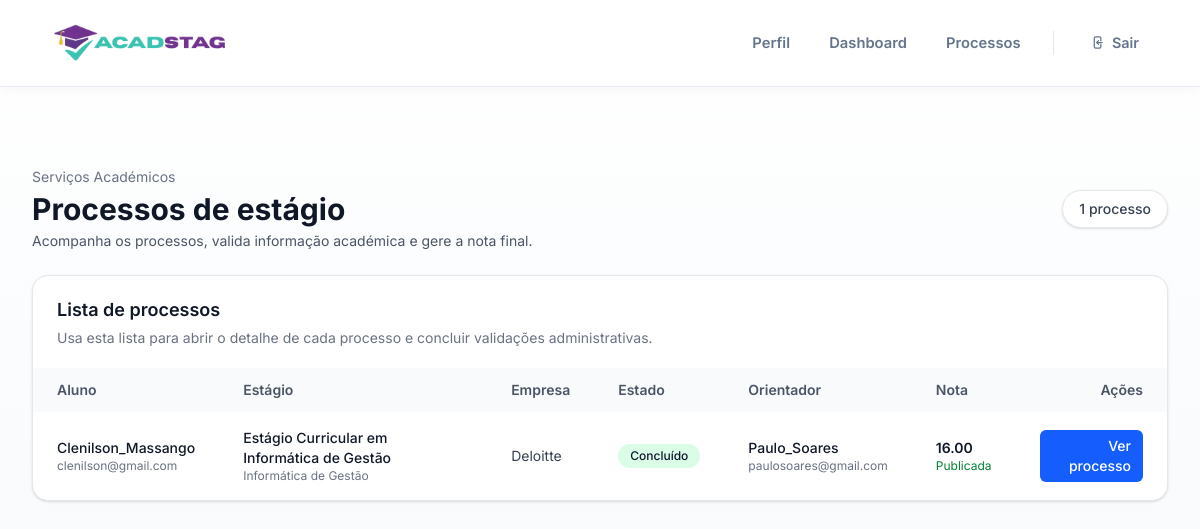
The page /processos/ (signed in) on the database its author committed.
### processos/models.py (models this page shows, shortened)
class ProcessoEstagio(models.Model):
    class Estado(models.TextChoices):
        PREPARACAO = "PREPARACAO", "Preparação"
        EM_CURSO = "EM_CURSO", "Em curso"
        EM_AVALIACAO = "EM_AVALIACAO", "Em avaliação"
        CONCLUIDO = "CONCLUIDO", "Concluído"
    candidatura = models.OneToOneField(
        Candidatura,
        on_delete=models.CASCADE,
        related_name="processo",
    )
    orientador = models.ForeignKey(
        User,
        on_delete=models.SET_NULL,
        null=True,
        blank=True,
        related_name="processos_orientados",
        limit_choices_to={"role": "ORIENTADOR"},
    )
    supervisor_nome = models.CharField(max_length=150, blank=True)
    supervisor_email = models.EmailField(blank=True)
    supervisor_telefone = models.CharField(max_length=30, blank=True)
    supervisor_cargo = models.CharField(max_length=120, blank=True)
    local_estagio = models.CharField(max_length=200, blank=True)
    data_inicio = models.DateField(null=True, blank=True)
    data_fim = models.DateField(null=True, blank=True)
    acordo_estagio = models.FileField(
        upload_to="acordos_estagio/",
        validators=[FileExtensionValidator(allowed_extensions=["pdf"])],
        null=True,
        blank=True,
    )
    estado = models.CharField(
        max_length=30,
        choices=Estado.choices,
        default=Estado.PREPARACAO,
    )
    empresa_confirmada = models.BooleanField(default=False)
    validado_servicos_academicos = models.BooleanField(default=False)
    nota_final = models.DecimalField(
        max_digits=4,
        decimal_places=2,
        null=True,
        blank=True,
    )
    nota_publicada = models.BooleanField(default=False)
    criado_em = models.DateTimeField(auto_now_add=True)
    atualizado_em = models.DateTimeField(auto_now=True)
    class Meta:
        ordering = ["-criado_em"]

### candidaturas/models.py (models this page shows, shortened)
class Candidatura(models.Model):
    class Status(models.TextChoices):
        SUBMETIDA = "SUBMETIDA", "Submetida"
        ACEITE = "ACEITE", "Aceite"
        REJEITADA = "REJEITADA", "Rejeitada"
    aluno = models.ForeignKey(
        User,
        on_delete=models.CASCADE,
        related_name="candidaturas",
        limit_choices_to={"role": "ALUNO"},
    )
    estagio = models.ForeignKey(
        Estagio,
        on_delete=models.CASCADE,
        related_name="candidaturas",
    )
    cv = models.FileField(
        upload_to="candidaturas/cv/",
        validators=[FileExtensionValidator(allowed_extensions=["pdf"])],
        null=True,
        blank=True,
    )
    comprovativo_frequencia = models.FileField(
        upload_to="candidaturas/comprovativos/",
        validators=[FileExtensionValidator(allowed_extensions=["pdf"])],
        null=True,
        blank=True,
    )
    status = models.CharField(
        max_length=20,
        choices=Status.choices,
        default=Status.SUBMETIDA,
    )
    data_candidatura = models.DateTimeField(auto_now_add=True)
    class Meta:
        unique_together = ("aluno", "estagio")
        ordering = ["-data_candidatura"]

### users/models.py (models this page shows, shortened)
class User(AbstractUser):
    class Roles(models.TextChoices):
        ALUNO = "ALUNO", "Aluno"
        EMPRESA = "EMPRESA", "Empresa"
        ORIENTADOR = "ORIENTADOR", "Orientador"
        ADMIN = "ADMIN", "Administrador"
    role = models.CharField(
        max_length=20,
        choices=Roles.choices,
        default=Roles.ALUNO
    )
    email = models.EmailField(unique=True, blank=True, null=True)

### estagios/models.py (models this page shows, shortened)
class Estagio(models.Model):
    titulo = models.CharField(max_length=200)
    descricao = models.TextField()
    area = models.CharField(max_length=100)
    duracao_meses = models.IntegerField()
    ativo = models.BooleanField(default=True)
    data_criacao = models.DateTimeField(auto_now_add=True)
    empresa = models.ForeignKey(
        Empresa,
        on_delete=models.CASCADE,
        related_name="estagios"
    )

### empresas/models.py (models this page shows, shortened)
class Empresa(models.Model):
    user = models.OneToOneField(
        User,
        on_delete=models.CASCADE,
        related_name="empresa",
        limit_choices_to={"role": "EMPRESA"},
    )
    nome = models.CharField(max_length=200)
    area = models.CharField(max_length=120, blank=True)
    contacto = models.CharField(max_length=120, blank=True)
    morada = models.CharField(max_length=200, blank=True)
    nif = models.CharField(max_length=20, blank=True)

### processos/views.py (the view)
# urls.py: path("", views.lista_processos, name="list"),
@login_required
@role_required("ADMIN", message="Acesso restrito aos serviços académicos.")
def lista_processos(request):
    processos = (
        ProcessoEstagio.objects.select_related(
            "candidatura",
            "candidatura__aluno",
            "candidatura__estagio",
            "candidatura__estagio__empresa",
            "orientador",
        )
        .order_by("-criado_em")
    )
    context = {
        "processos": processos,
    }
    return render(request, "processos/lista_processos.html", context)

### templates/processos/lista_processos.html (shortened to what this page needs)
{% extends "base.html" %}
{% block content %}
<div class="max-w-7xl mx-auto py-8 space-y-6">
    <div class="flex flex-col md:flex-row md:items-center md:justify-between gap-4">
        <div>
            <p class="text-sm text-gray-500 mb-1">Serviços Académicos</p>
            <h1 class="text-3xl font-bold text-gray-900">Processos de estágio</h1>
            <p class="text-sm text-gray-600 mt-1">
                Acompanha os processos, valida informação académica e gere a nota final.
            </p>
        </div>
        <div class="inline-flex items-center rounded-full border border-gray-200 bg-white px-4 py-2 text-sm font-medium text-gray-700 shadow-sm">
            {{ processos|length }} processo{% if processos|length != 1 %}s{% endif %}
        </div>
    </div>
    <div class="bg-white border border-gray-200 shadow-sm rounded-2xl overflow-hidden">
        <div class="px-6 py-5 border-b border-gray-100">
            <h2 class="text-lg font-semibold text-gray-900">Lista de processos</h2>
            <p class="text-sm text-gray-500 mt-1">
                Usa esta lista para abrir o detalhe de cada processo e concluir validações administrativas.
            </p>
        </div>
        <div class="overflow-x-auto">
            <table class="min-w-full text-sm">
                <thead class="bg-gray-50 text-gray-600">
                    <tr>
                        <th class="text-left px-6 py-3 font-semibold">Aluno</th>
                        <th class="text-left px-6 py-3 font-semibold">Estágio</th>
                        <th class="text-left px-6 py-3 font-semibold">Empresa</th>
                        <th class="text-left px-6 py-3 font-semibold">Estado</th>
                        <th class="text-left px-6 py-3 font-semibold">Orientador</th>
                        <th class="text-left px-6 py-3 font-semibold">Nota</th>
                        <th class="text-right px-6 py-3 font-semibold">Ações</th>
                    </tr>
                </thead>
                <tbody class="divide-y divide-gray-100">
                    {% for processo in processos %}
                    <tr class="hover:bg-gray-50 transition">
                        <td class="px-6 py-4">
                            <div class="font-medium text-gray-900">
                                {{ processo.candidatura.aluno.get_full_name|default:processo.candidatura.aluno.username }}
                            </div>
                            {% if processo.candidatura.aluno.email %}
                                <div class="text-xs text-gray-500">
                                    {{ processo.candidatura.aluno.email }}
                                </div>
                            {% endif %}
                        </td>
                        <td class="px-6 py-4">
                            <div class="font-medium text-gray-900">
                                {{ processo.candidatura.estagio.titulo }}
                            </div>
                            <div class="text-xs text-gray-500">
                                {{ processo.candidatura.estagio.area|default:"Área não definida" }}
                            </div>
                        </td>
                        <td class="px-6 py-4 text-gray-700">
                            {{ processo.candidatura.estagio.empresa.nome }}
                        </td>
                        <td class="px-6 py-4">
                            {% if processo.estado == "PREPARACAO" %}
                                <span class="inline-flex items-center rounded-full bg-yellow-100 px-3 py-1 text-xs font-medium text-yellow-800">
                                    {{ processo.get_estado_display }}
                                </span>
                            {% elif processo.estado == "EM_CURSO" %}
                                <span class="inline-flex items-center rounded-full bg-blue-100 px-3 py-1 text-xs font-medium text-blue-800">
                                    {{ processo.get_estado_display }}
                                </span>
                            {% elif processo.estado == "EM_AVALIACAO" %}
                                <span class="inline-flex items-center rounded-full bg-purple-100 px-3 py-1 text-xs font-medium text-purple-800">
                                    {{ processo.get_estado_display }}
                                </span>
                            {% elif processo.estado == "CONCLUIDO" %}
                                <span class="inline-flex items-center rounded-full bg-green-100 px-3 py-1 text-xs font-medium text-green-800">
                                    {{ processo.get_estado_display }}
                                </span>
                            {% else %}
                                <span class="inline-flex items-center rounded-full bg-gray-100 px-3 py-1 text-xs font-medium text-gray-700">
                                    {{ processo.get_estado_display }}
                                </span>
                            {% endif %}
                        </td>
                        <td class="px-6 py-4">
                            {% if processo.orientador %}
                                <div class="font-medium text-gray-900">
                                    {{ processo.orientador.get_full_name|default:processo.orientador.username }}
                                </div>
                                {% if processo.orientador.email %}
                                    <div class="text-xs text-gray-500">
                                        {{ processo.orientador.email }}
                                    </div>
                                {% endif %}
                            {% else %}
                                <span class="text-gray-400">Não atribuído</span>
                            {% endif %}
                        </td>
                        <td class="px-6 py-4">
                            {% if processo.nota_final %}
                                <div class="font-semibold text-gray-900">{{ processo.nota_final }}</div>
                                {% if processo.nota_publicada %}
                                    <div class="text-xs text-green-700">Publicada</div>
                                {% else %}
                                    <div class="text-xs text-gray-500">Não publicada</div>
                                {% endif %}
                            {% else %}
                                <span class="text-gray-400">Não lançada</span>
                            {% endif %}
                        </td>
                        <td class="px-6 py-4 text-right">
                            <a
                                href="{% url 'processos:detalhe' processo.pk %}"
                                class="inline-flex items-center rounded-md bg-blue-600 px-3 py-1.5 text-sm font-medium text-white hover:bg-blue-700 transition"
                            >
                                Ver processo
                            </a>
                        </td>
                    </tr>
                    {% endfor %}
                </tbody>
            </table>
        </div>
    </div>
</div>
{% endblock %}

### templates/base.html (style rules this page uses)
:root { --teal: #2DD4BF; --teal-dk: #14B8A6; --purple: #6D28D9; --purple-hover: #5B21B6; --purple-lt: #F3E8FF; --gold: #F59E0B; --ink: #0F172A; --ink-mid: #64748B; --surface: #F8FAFC; --border: #E2E8F0; }
*, *::before, *::after { box-sizing: border-box; }
body { margin: 0; font-family: 'Inter', sans-serif; background: linear-gradient(to bottom, #ffffff, var(--surface)); color: var(--ink); -webkit-font-smoothing: antialiased; }
a { transition: color .18s ease; }

### rows shown on the page
ProcessoEstagio: candidatura.aluno.get_full_name "Clenilson_Massango", candidatura.aluno.email "clenilson@gmail.com", candidatura.estagio.titulo "Estágio Curricular em Informática de Gestão", candidatura.estagio.area "Informática de Gestão", candidatura.estagio.empresa.nome "Deloitte", estado "Concluído", orientador.get_full_name "Paulo_Soares", orientador.email "paulosoares@gmail.com", nota_final "16.00", nota_publicada "Publicada"

### other values the page prints
{{ processos|length }} "1"
